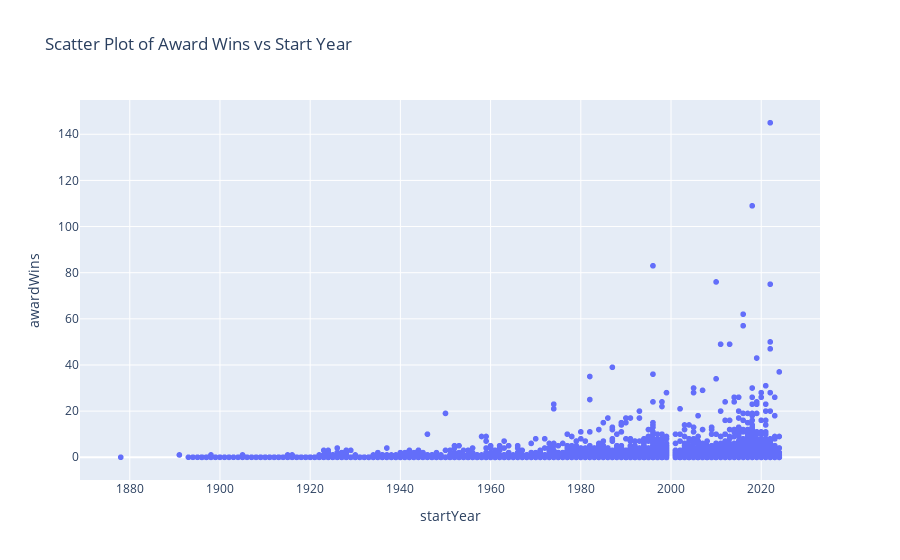

The cell this chart's notebook holds for it:
### Code cell
# Crea uno scatter plot usando Plotly
fig = px.scatter(df_copy, x='startYear', y='awardWins', title='Scatter Plot of Award Wins vs Start Year')

# Mostra il grafico
fig.show()

### Figure 1 — Plotly figure (JSON) as saved in the notebook; plotly's stock layout.template omitted (floating-point values rounded to 4 significant figures; data arrays with more than 128 entries replaced by an {"elided": "..."} marker saying what was removed)
{"data": [{"hovertemplate": "startYear=%{x}<br>awardWins=%{y}<extra></extra>", "legendgroup": "", "marker": {"color": "#636efa", "symbol": "circle"}, "mode": "markers", "name": "", "showlegend": false, "type": "scattergl", "x": {"elided": "16431 int values"}, "xaxis": "x", "y": {"elided": "16431 int values"}, "yaxis": "y"}], "layout": {"legend": {"tracegroupgap": 0}, "title": {"text": "Scatter Plot of Award Wins vs Start Year"}, "xaxis": {"anchor": "y", "domain": [0, 1], "title": {"text": "startYear"}}, "yaxis": {"anchor": "x", "domain": [0, 1], "title": {"text": "awardWins"}}}}
